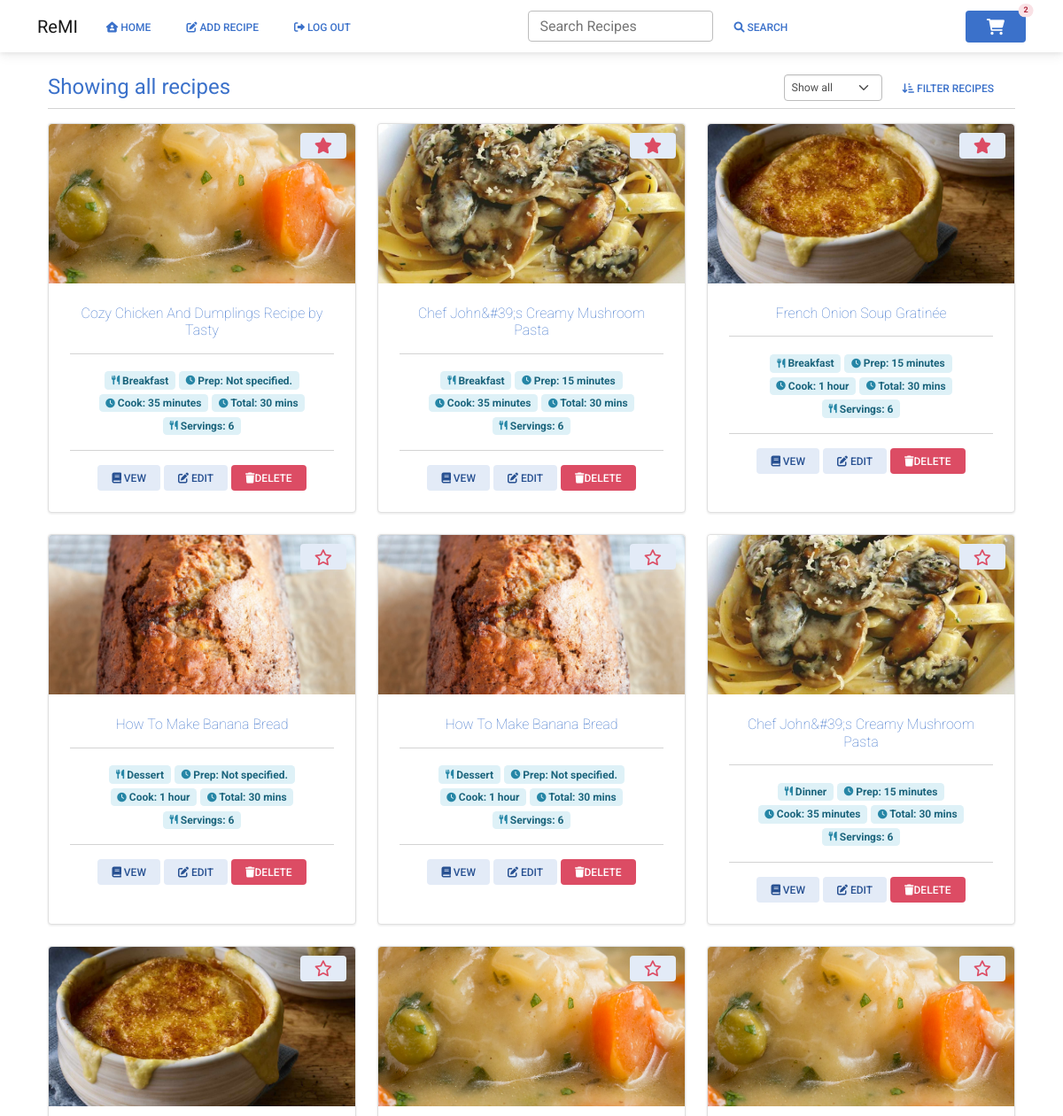
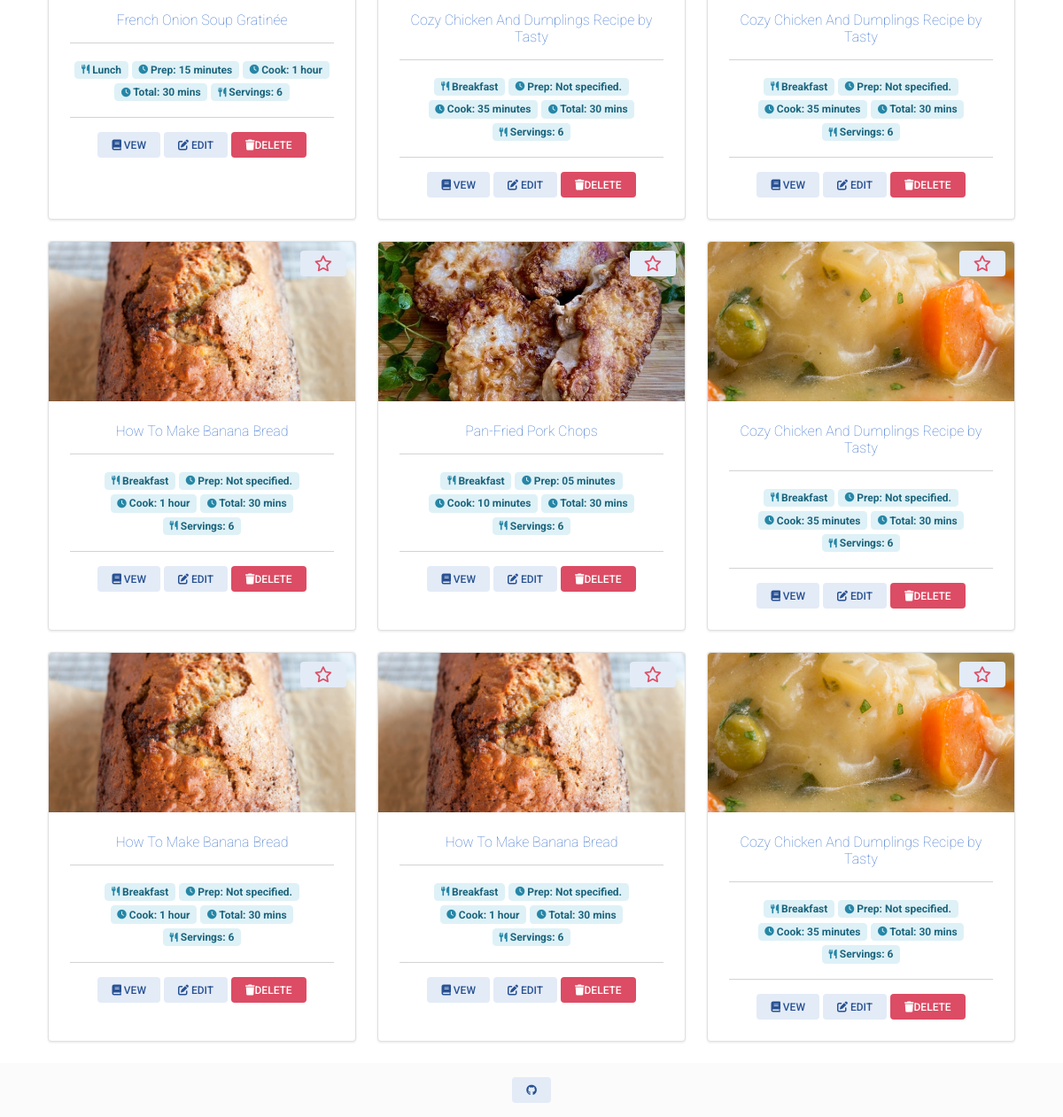
Screenshot of /all_recipes (signed in) with the database file from the repository (2 pictures, top to bottom).
### website/models.py (models this page shows)
class Recipe(db.Model):
    id = db.Column(db.Integer, primary_key=True)
    uuid = db.Column(db.Integer, primary_key=False)
    username = db.Column(db.Integer, db.ForeignKey('user.id'))
    recipe_name = db.Column(db.String(200))
    prep_time = db.Column(db.Integer, primary_key=False)
    cook_time = db.Column(db.Integer, primary_key=False)
    total_time = db.Column(db.Integer, primary_key=False)
    ingredients = db.Column(db.String())
    servings = db.Column(db.String())
    ingredients_quantity = db.Column(db.String())
    ingredients_measurement = db.Column(db.String())
    instructions = db.Column(db.String())
    instructions_json = db.Column(db.String())
    original_url = db.Column(db.String())
    date_parsed = db.Column(db.String())
    image = db.Column(db.String())
    favorite = db.Column(db.Boolean, default=False)
    category = db.Column(db.String())
    ingredient_list = db.relationship('Ingredients')
    tags = db.relationship('Tag', secondary=recipe_tag, backref='recipe')

### website/views.py (the view, shortened to what this page needs)
@views.route('/all_recipes', methods=['GET', 'POST'])
@login_required
def all_recipes():
    shopping_list = ShoppingList.query.count()
    session['shopping_list'] = shopping_list
    recipes = Recipe.query.filter_by(username=current_user.id).all()
    page_title = "Showing all recipes"
    return render_template("all_recipes.html", user=current_user, recipes=recipes, shopping_list=shopping_list, page_title=page_title)

### website/__init__.py (called while the page is built)
def create_app():
    app = Flask(__name__)
    app.config['SECRET_KEY'] = 'sdf897sdf987'
    app.config['SQLALCHEMY_DATABASE_URI'] = f'sqlite:///{DB_NAME}'
    db.init_app(app)
    from .views import views
    from .auth import auth
    app.register_blueprint(views, url_prefix='/')
    app.register_blueprint(auth, url_prefix='/')
    from .models import User, Recipe
    with app.app_context():
        db.create_all()
    login_manager = LoginManager()
    login_manager.login_view = 'auth.login'
    login_manager.init_app(app)
    @login_manager.user_loader
    def load_user(id):
        return User.query.get(int(id))
    return app

### website/templates/all_recipes.html (shortened to what this page needs)
{% extends "base.html" %}
{% block content %}
<br>
<div class="container">
    <div class="row mb-2">
        <div class="col">
            <h1 class="display-6 text-primary mb-0" style="font-size:1.5rem"><b>{{ page_title }}</b></h1>
        </div>
        <div class="col d-flex justify-content-end">
            <form method="POST">
                <div class="input-group input-group-sm w-100 text-end">
                    <select class="form-select rounded" id="sort_method" name="sort_method">
                        <option value="all">Show all</option>
                    </select>
                    <div class="input-group-append">
                        <button type="submit" class="btn btn-link"><i class="fa-solid fa-arrow-down-short-wide"></i>
                            Filter Recipes</button>
                    </div>
                </div>
            </form>
        </div>
    </div>
    <div class="row">
        <div class="col">
            <hr class="mt-0">
        </div>
    </div>
    <div class="row">
        {% for recipe in recipes %}
        <div class="d-flex justify-content-between col-lg-4 col-md-3 col-sm-6">
            <div class="card mb-4 shadow-2 border" style="border-radius:4px;">
                <img class="card-img-top" src="{{ url_for('static', filename=recipe.image) }}" style="width: 100%;height: 15vw;object-fit: cover;
            border-top-left-radius:4px; border-top-right-radius:4px">
                {% if recipe.favorite == True %}
                <button class="btn btn-secondary btn-sm" onclick="remove_favorite('{{ recipe.id }}')"
                    style="position:absolute; top: 10px; right: 10px">
                </button>
                {% else %}
                <button class="btn btn-secondary btn-sm" onclick="add_favorite('{{ recipe.id }}')"
                    style="position:absolute; top: 10px; right: 10px">
                </button>
                {% endif %}
                <div class="card-body text-center rounded-4">
                    <h6 class="card-title"><span class=" text-primary fw-lighter">{{ recipe.recipe_name }}</span></h6>
                    <hr />
                    <span class="badge badge-info"> {{ recipe.category }}</span>
                    <span class="badge badge-info"> Prep: {{ recipe.prep_time
                        }}</span>
                    <span class="badge badge-info"> Cook: {{ recipe.cook_time
                        }}</span>
                    <span class="badge badge-info"> Total: 30 mins</span>
                    <span class="badge badge-info"> Servings: 6</span>
                    <hr />
                    <a href="view_recipe?recipe_uuid={{ recipe.uuid }}" class="btn btn-secondary btn-sm shadow-none"><i
                            class="fa fa-book"></i> Vew
                    </a>
                    <a href="edit_recipe?recipe_uuid={{ recipe.uuid }}" type="button" class="btn btn-secondary btn-sm shadow-none"><i class="fa-solid fa-pen-to-square"></i>
                        Edit
                    </a>
                    <button type="button" class="btn btn-danger btn-sm shadow-none" data-mdb-toggle="modal"
                        data-mdb-target="#delete_recipe" data-recipe-title="{{ recipe.recipe_name }}"
                        data-recipe-uuid="{{ recipe.uuid }}"><i class="fa fa-trash"></i>Delete
                    </button>
                </div>
            </div>
        </div>
        {% endfor %}
    </div>
</div>
{% endblock %}

### website/templates/base.html (shortened to what this page needs)
<!DOCTYPE html>
<html>
<head>
    <link href="https://cdnjs.cloudflare.com/ajax/libs/font-awesome/6.0.0/css/all.min.css" rel="stylesheet" />
    <link href="https://cdnjs.cloudflare.com/ajax/libs/mdb-ui-kit/6.0.1/mdb.min.css" rel="stylesheet" />
    <link rel="stylesheet" href="https://cdn.jsdelivr.net/npm/select2@4.1.0-rc.0/dist/css/select2.min.css" />
    <link rel="stylesheet"
        href="https://cdn.jsdelivr.net/npm/select2-bootstrap-5-theme@1.3.0/dist/select2-bootstrap-5-theme.min.css" />
</head>
<body>
    <nav class="navbar navbar-expand-lg navbar-light">
        <div class="container">
            <div class="d-flex">
                <a class="navbar-brand" href="#">ReMI</a>
                <div class="collapse navbar-collapse" id="navbarSupportedContent">
                    <ul class="navbar-nav mr-auto">
                        {% if user.is_authenticated %}
                        <li class="nav-item">
                            <a class="btn btn-link px-3 me-2" id="home" href="/"><i class="fa-solid fa-house-user"></i>
                                Home</a>
                        </li>
                        <li class="nav-item">
                            <a class="btn btn-link px-3 me-2" id="add_recipe" href="/add_recipe"><i
                                    class="fa-solid fa-pen-to-square"></i> Add Recipe</a>
                        </li>
                        <li class="nav-item">
                            <a class="btn btn-link px-3 me-2" id="logout" href="/logout"><i
                                    class="fa-solid fa-right-from-bracket"></i> Log Out</a>
                        </li>
                        {% endif %}
                    </ul>
                </div>
            </div>
            <div class="navbar-nav flex-row d-none d-md-flex">
                <form class="input-group w-auto my-auto d-none d-sm-flex">
                    <input autocomplete="off" type="search" class="form-control rounded" placeholder="Search Recipes"
                        style="min-width: 125px;" />
                    <button class="btn btn-link"><i class="fa-solid fa-magnifying-glass"></i> Search</button>
                </form>
            </div>
            <div class="d-flex align-items-center">
                <a href="/cart" class="btn btn-primary shadow-none position-relative">
                    {% if shopping_list %}
                    <span class="position-absolute top-0 start-100 translate-middle badge rounded-pill badge-danger">
                        {{ shopping_list }}
                    </span>
                    {% endif %}
                </a>
            </div>
        </div>
    </nav>
    <div class="container">
        {% block content %}
        {% endblock %}
    </div>
    <footer class="text-center text-lg-start bg-light">
        <div class="text-center p-3">
            <a class="btn btn-sm btn-secondary" href="https://github.com/odics/remi" role="button">
                <i class="fab fa-github"></i>
              </a>
        </div>
    </footer>
</body>
</html>

### rows the page displays
Recipe: image (picture), recipe_name "Cozy Chicken And Dumplings Recipe by Tasty", category "Breakfast", prep_time "Not specified.", cook_time "35 minutes"
Recipe: image (picture), recipe_name "Chef John&#39;s Creamy Mushroom Pasta", category "Breakfast", prep_time "15 minutes", cook_time "35 minutes"
Recipe: image (picture), recipe_name "French Onion Soup Gratinée", category "Breakfast", prep_time "15 minutes", cook_time "1 hour"
Recipe: image (picture), recipe_name "How To Make Banana Bread", category "Dessert", prep_time "Not specified.", cook_time "1 hour"
Recipe: image (picture), recipe_name "How To Make Banana Bread", category "Dessert", prep_time "Not specified.", cook_time "1 hour"
Recipe: image (picture), recipe_name "Chef John&#39;s Creamy Mushroom Pasta", category "Dinner", prep_time "15 minutes", cook_time "35 minutes"
Recipe: image (picture), recipe_name "French Onion Soup Gratinée", category "Lunch", prep_time "15 minutes", cook_time "1 hour"
Recipe: image (picture), recipe_name "Cozy Chicken And Dumplings Recipe by Tasty", category "Breakfast", prep_time "Not specified.", cook_time "35 minutes"
Recipe: image (picture), recipe_name "Cozy Chicken And Dumplings Recipe by Tasty", category "Breakfast", prep_time "Not specified.", cook_time "35 minutes"
Recipe: image (picture), recipe_name "How To Make Banana Bread", category "Breakfast", prep_time "Not specified.", cook_time "1 hour"
Recipe: image (picture), recipe_name "Pan-Fried Pork Chops", category "Breakfast", prep_time "05 minutes", cook_time "10 minutes"
Recipe: image (picture), recipe_name "Cozy Chicken And Dumplings Recipe by Tasty", category "Breakfast", prep_time "Not specified.", cook_time "35 minutes"
Recipe: image (picture), recipe_name "How To Make Banana Bread", category "Breakfast", prep_time "Not specified.", cook_time "1 hour"
Recipe: image (picture), recipe_name "How To Make Banana Bread", category "Breakfast", prep_time "Not specified.", cook_time "1 hour"
Recipe: image (picture), recipe_name "Cozy Chicken And Dumplings Recipe by Tasty", category "Breakfast", prep_time "Not specified.", cook_time "35 minutes"

### other values shown
{{ shopping_list }} "2"
{{ page_title }} "Showing all recipes"
